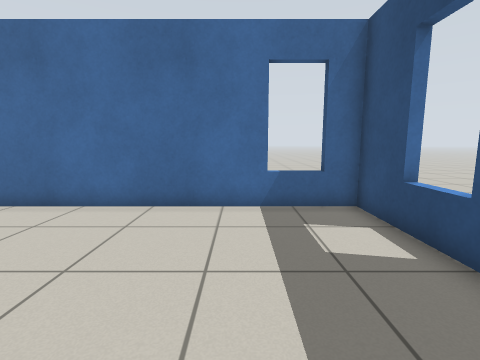
View 1 (above)

16 first-person views from a walk through a world built for the Gazebo simulator. The camera is 0.9 m above the floor, tilts 8° down and sees 85° across. The floor is counted in squares, 0.5 m on a side. Each view is taken from the middle of a square. On the plan, view 1 faces up. The plan holds only what a view shows up to about 15 squares ahead; the rest is blank. Robots are left out. Gazebo's built-in surfaces are drawn with simple patterns.

View 2
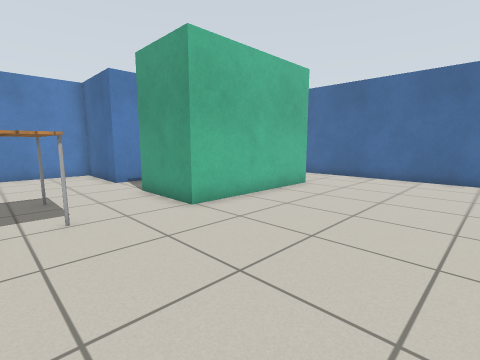

View 3
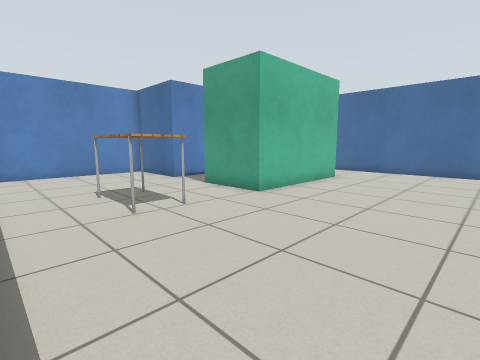

View 4
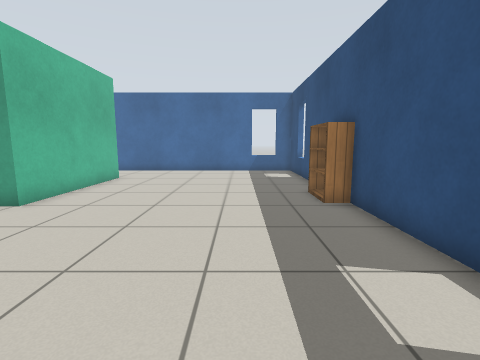

View 5
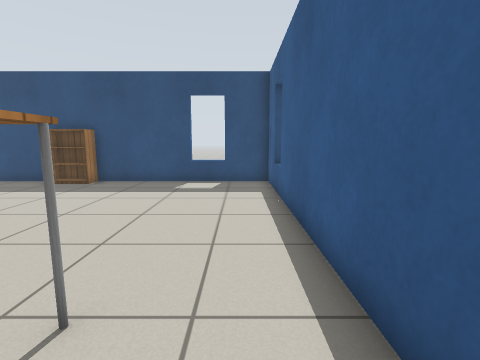

View 6
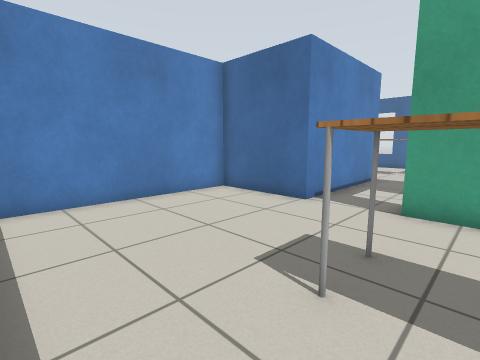

View 7
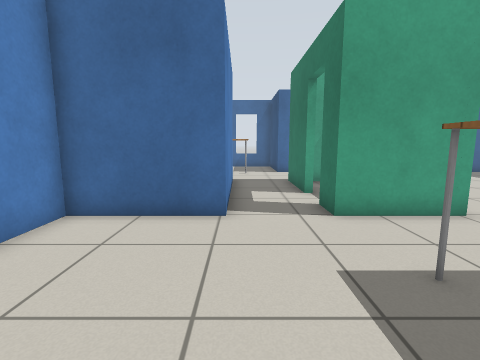

View 8
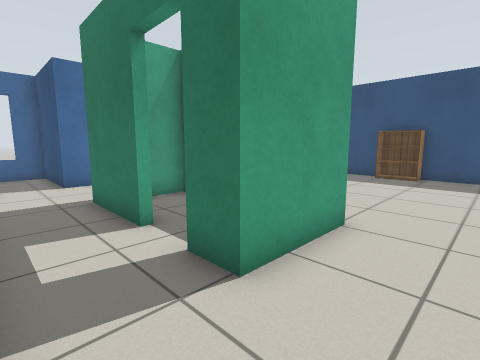

View 9
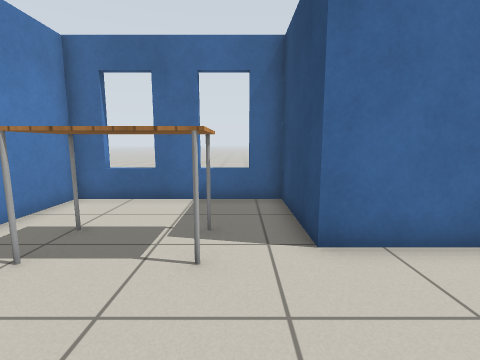

View 10
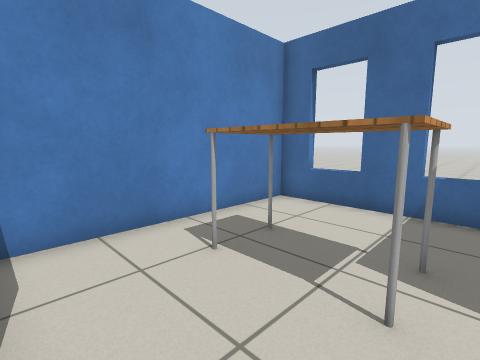

View 11
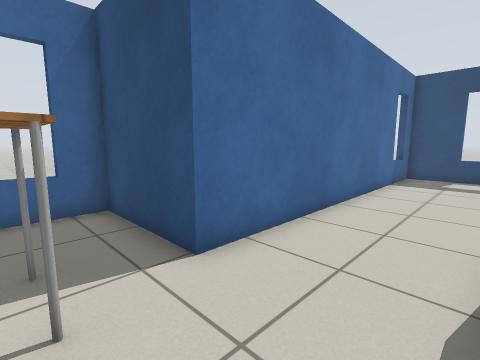

View 12
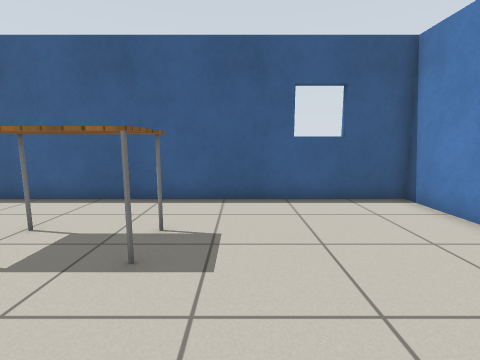

View 13
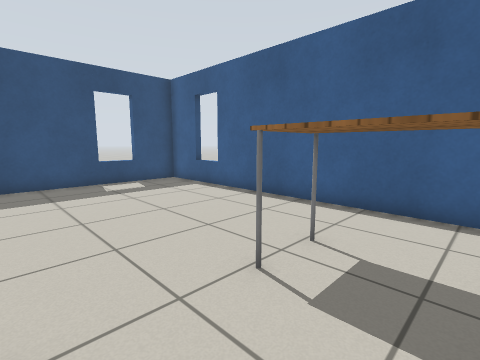

View 14
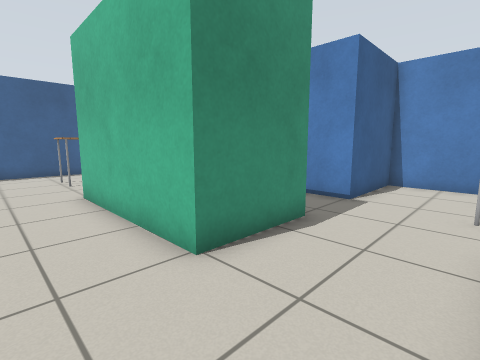

View 15
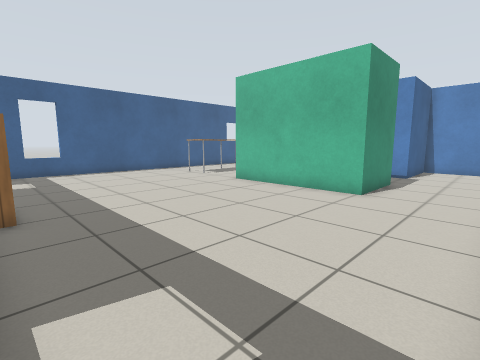

View 16
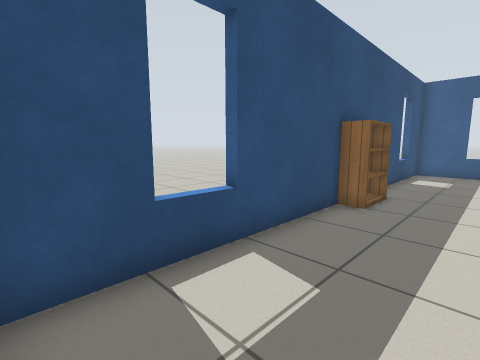

### Floor plan
Points are (right, up) in squares from view 1. A wall is a line through its corners. A room is listed if a view was taken in it or the views show most of it. See-through windows are left out.
Room 1 (views 1, 2, 3, 4, 5, 6, 7, 8, 13, 14, 15, 16)
walls: (-6.4, 3.7) (-6.4, -2.6) (-9.6, -2.6); (-12.4, -2.6) (-16.3, -2.6) (-16.3, -10.4) (3.4, -10.4) (3.4, -2.4); (3.4, -0.6) (3.4, 7.3) (-5.6, 7.3); (3.8, -6.7) (3.3, -6.7); (3.3, -8.3) (3.8, -8.3); (1.3, -10.8) (1.3, -10.2); (3.2, 3.7) (3.7, 3.7); (-14.3, -10.2) (-14.3, -10.8); (3.8, 5.3) (3.3, 5.3); (2.4, 7.2) (2.4, 7.7)
ways out: opening at (-11.5, -2) to room 2; opening at (-6.3, 6) to room 2
objects: table (-9, -7) to (-7, -6); bookshelf (3, -2) to (3, -1)
Room 2 (views 9, 10, 11, 12)
walls: (-10.7, 11.2) (-10.7, 11.7); (-12.4, 11.7) (-12.4, 11.2); (-9.6, 0.4) (-9.6, 3.7) (-6.4, 3.7); (-5.6, 7.3) (-9.6, 7.3) (-9.6, 11.4) (-16.3, 11.4) (-16.3, 3.7) (-12.4, 3.7) (-12.4, -2.6); (-15.3, 11.7) (-15.3, 11.2); (-9.6, -2.6) (-9.6, -1.4)
ways out: opening at (-11.5, -2) to room 1; opening at (-6.3, 6) to room 1; open door at (-9.5, -0.5) to room 3
objects: table (-14, 7) to (-12, 8)
Room 3 (no view inside)
walls: (-6.6, 3.3) (-8.6, 3.3)
ways out: open door at (-9.5, -0.5) to room 2

Positions as (right, up) in squares from view 1, and headings:
1: (0, 0), facing up
2: (0, -7), facing up-left
3: (0, -10), facing up-left
4: (0, -10), facing up
5: (-9, -9), facing right
6: (-8, -10), facing up-left
7: (-12, -9), facing up
8: (-12, -5), facing up-right
9: (-11, 3), facing up
10: (-11, 4), facing up-left
11: (-12, 4), facing up-right
12: (-11, -2), facing down
13: (-9, -3), facing down-right
14: (-4, 7), facing down-left
15: (3, 7), facing down-left
16: (0, 7), facing down-right
